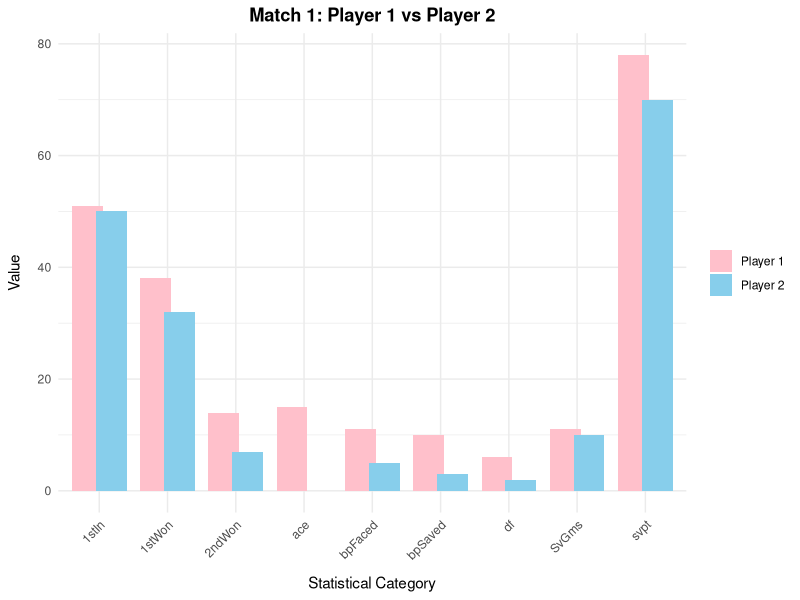
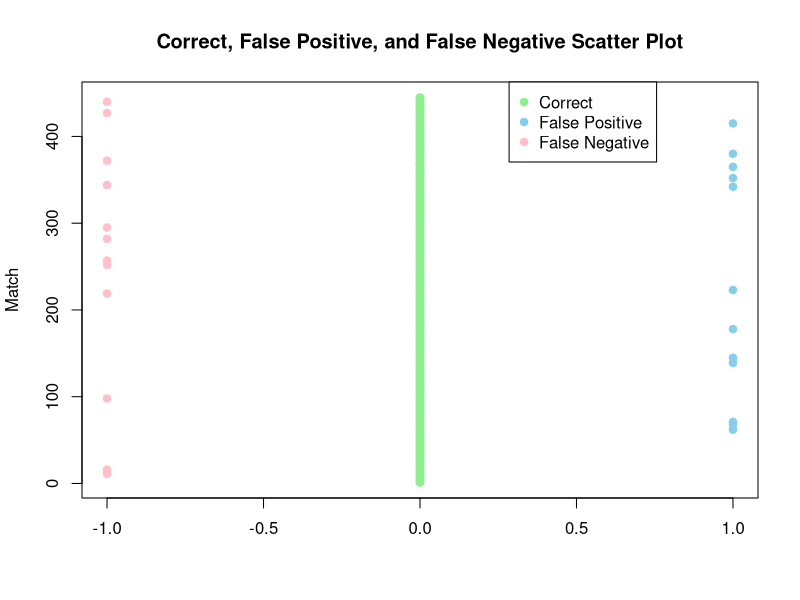
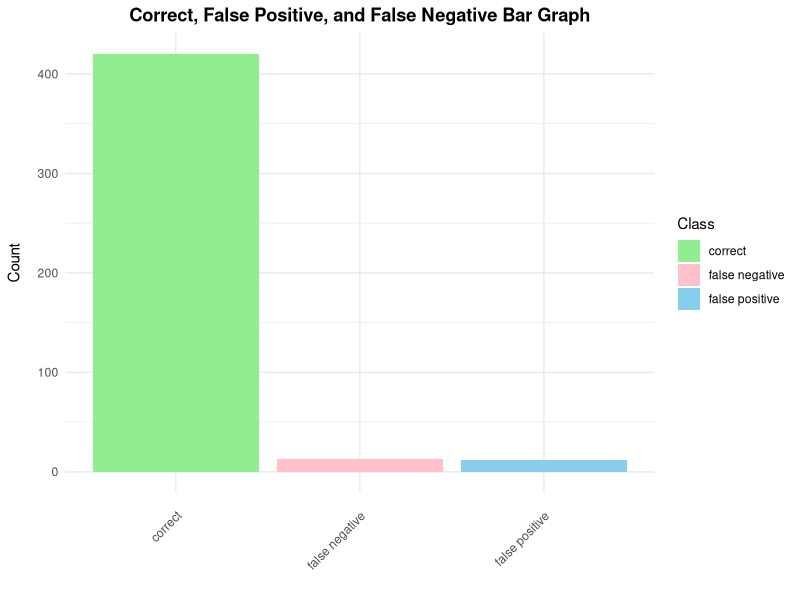
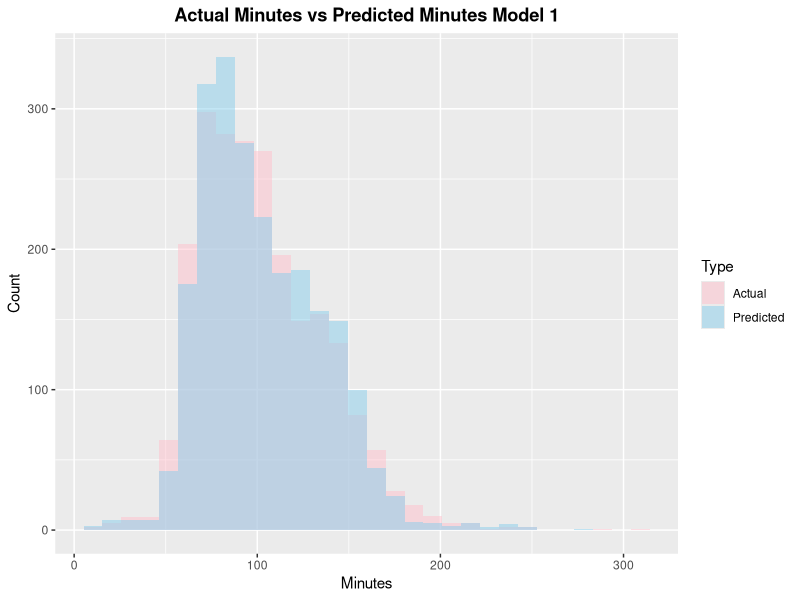
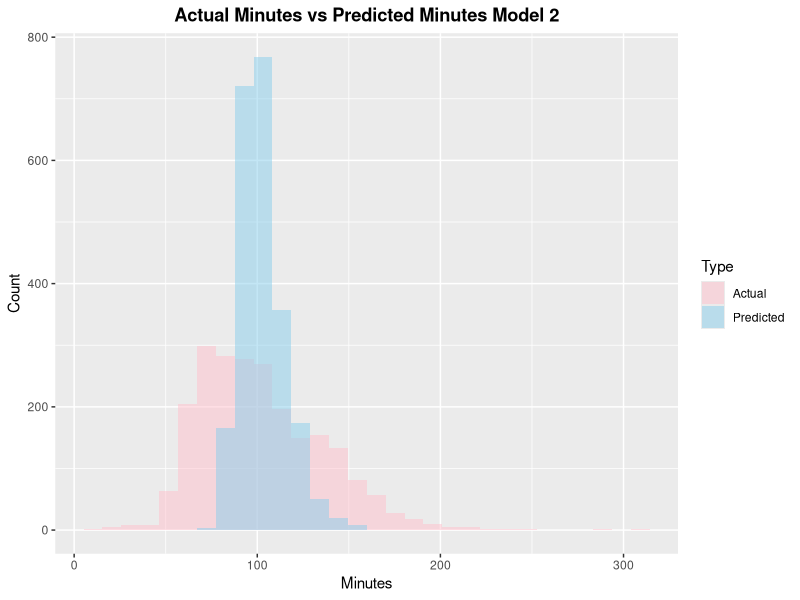

Generate these figures, in order, with R:
## ---- chunk 1
knitr::opts_chunk$set(echo = TRUE)
library(tidyverse)
library(readr)
library(ggplot2)
library(dplyr)
library(kableExtra)
library(modelr)
library(broom)
library(purrr)
## ---- chunk 2
#Function to shuffle winner and loser stats 

data <- read_csv("ATP2016-2019and2022.csv", show_col_types = FALSE) 

set.seed(216)
shuffle_players <- function(row){

  
if (runif(1) > 0.5) {

# Player 1 is the winner

c(row[grep("^w_", names(row))], row[grep("^l_",names(row))], 1)

} else {

# Player 1 is the loser

c(row[grep("^l_", names(row))], row[grep("^w_",names(row))], 0)

}
}
  
#Apply the transformation

transformed_data <-data.frame(t(apply(data, 1, shuffle_players)))

# Rename columns

colnames(transformed_data) <-c(sub("w_","player1_", colnames(data)[grep("^w_", colnames(data))]), sub("l_",

"player2_", colnames(data)[grep("^l_", colnames(data))]),"player1_won")

for(col in names(transformed_data)){
  transformed_data[[col]] = as.numeric(transformed_data[[col]])
}

final_data = transformed_data %>% 
  mutate(minutes = data$minutes)
#Data Table (Remember change echo to F)

## ---- chunk 3

head(final_data, 5) %>%
  kbl() %>%
  kable_styling(bootstrap_options = c("striped", "hover", "condensed")) %>%
  scroll_box(width = "900px")

## ---- chunk 4

set.seed(216)
categories <- c("ace", "df", "svpt", "1stIn", "1stWon", "2ndWon", "SvGms", "bpSaved", "bpFaced")

values <- c(final_data$player1_ace[1],final_data$player1_df[1],final_data$player1_svpt[1],final_data$player1_1stIn[1],final_data$player1_1stWon[1],final_data$player1_2ndWon[1],final_data$player1_SvGms[1],final_data$player1_bpSaved[1],final_data$player1_bpFaced[1],final_data$player2_ace[1],final_data$player2_df[1],final_data$player2_svpt[1], final_data$player2_1stIn[1],final_data$player2_1stWon[1], final_data$player2_2ndWon[1], final_data$player2_SvGms[1], final_data$player2_bpSaved[1], final_data$player2_bpFaced[1])

bar_plot_data <- data.frame(
  Category = categories,
  Values = values,
  Type = c("Player 1","Player 1","Player 1","Player 1","Player 1","Player 1","Player 1","Player 1","Player 1","Player 2","Player 2","Player 2","Player 2","Player 2","Player 2","Player 2","Player 2","Player 2")
)

ggplot(bar_plot_data, aes(x = Category, y = values, fill = Type)) +
  geom_bar(stat = "identity", position = position_dodge(width = 0.7)) +
  labs(
    title = "Match 1: Player 1 vs Player 2",
    x = "Statistical Category",
    y = "Value"
  ) +
  scale_fill_manual(values = c("Player 1" = "pink", "Player 2" = "skyblue"), name = NULL) +
  theme_minimal() +
  theme(
    axis.text.x = element_text(angle = 45, hjust = 1),
    axis.title.x = element_text(margin = margin(t = 10)),  # Increase space above x-axis title
    axis.title.y = element_text(margin = margin(r = 10)),  # Increase space to the right of y-axis title
    plot.title = element_text(hjust = 0.5, face = "bold")  # Center and bold title
  )



## ---- chunk 5
set.seed(216)

transformed_data$split = sample(x=c("TRAIN","TEST"),replace=T,size = 14472,prob=c(0.8,0.2))
TRAIN = filter(transformed_data, split == "TRAIN")
TEST = filter(transformed_data, split == "TEST")

sample.in=sample(1:dim(TRAIN)[1],
size=floor(0.8*dim(TRAIN)[1]))

TRAIN.IN=na.omit(TRAIN[sample.in,
-c(20)])

TRAIN.OUT=na.omit(TRAIN[-sample.in,
-c(20)])

TRAIN.IN=na.omit(TRAIN.IN[sample.in,
-c(3,7,12,16)])

TRAIN.OUT=na.omit(TRAIN.OUT[-sample.in,
-c(3,7,12,16)])

logmod1 = glm(player1_won ~ .^3, family = "binomial", data = TRAIN.IN)
arrange(tidy(logmod1)[, c("term", "estimate", "p.value")], p.value)

logmod2 = glm(player1_won ~ .*., family = "binomial", data = TRAIN.IN)
arrange(tidy(logmod2)[, c("term", "estimate", "p.value")], p.value)

logmod3 = glm(player1_won ~ ., family = "binomial", data = TRAIN.IN)
arrange(tidy(logmod3)[, c("term", "estimate", "p.value")], p.value)

logmod4 = step(logmod3, direction = "backward")
summary(logmod4)

nullmod = glm(player1_won~1, data = TRAIN.IN, family = "binomial")
logmod5 = step(nullmod, scope = list(lower=nullmod,upper = logmod3), direction = "forward")

TRAIN.OUT2 = TRAIN.OUT %>%
  mutate(p1 = predict(logmod1, newdata=TRAIN.OUT, type="response"),
         p2 = predict(logmod2, newdata=TRAIN.OUT, type="response"),
         p3 = predict(logmod3, newdata=TRAIN.OUT, type="response"),
         p4 = predict(logmod4, newdata=TRAIN.OUT, type="response")) %>%
  select(player1_won, p1, p2, p3, p4) %>%
  mutate(s1 = ifelse(p1<0.5, 0, 1),
         s2 = ifelse(p1<0.5, 0, 1),
         s3 = ifelse(p1<0.5, 0, 1),
         s4 = ifelse(p1<0.5, 0, 1)) %>%
  na.omit() %>%
  mutate(class = ifelse(player1_won == s4, "correct", ifelse(player1_won < s4, "false positive", "false negative")))

RESULTS1 = table(TRAIN.OUT2$player1_won, TRAIN.OUT2$s1) %>%
  prop.table()
RESULTS2 = table(TRAIN.OUT2$player1_won, TRAIN.OUT2$s2) %>%
  prop.table()
RESULTS3 = table(TRAIN.OUT2$player1_won, TRAIN.OUT2$s3) %>%
  prop.table()
RESULTS4 = table(TRAIN.OUT2$player1_won, TRAIN.OUT2$s4) %>%
  prop.table()

RESULTS1
## ---- chunk 6
actual.1 <- TRAIN.OUT2$player1_won
predicted.1 <- TRAIN.OUT2$s1
rmse.1 <- sqrt(mean((actual.1 - predicted.1)^2, na.rm = TRUE))
print(paste("Out-of-sample RMSE:", rmse.1))

TRAIN.OUT3 = TRAIN.OUT2 %>%
  group_by(class) %>%
  summarise(count = n())
## ---- chunk 7

true_labels <- TRAIN.OUT2$player1_won  # Example true labels
predicted_labels <- TRAIN.OUT2$s1  # Example predicted labels


correct <- which(true_labels == predicted_labels)
false_positive <- which(true_labels == 0 & predicted_labels == 1)
false_negative <- which(true_labels == 1 & predicted_labels == 0)


plot(rep(0, length(correct)), correct, col = 'lightgreen', ylim = c(1, length(true_labels)),
     xlim = c(-1, 1), ylab = 'Match', xlab = '', main = 'Correct, False Positive, and False Negative Scatter Plot', pch = 19)
points(rep(1, length(false_positive)), false_positive, col = 'skyblue', pch = 19)
points(rep(-1, length(false_negative)), false_negative, col = 'pink', pch = 19)




legend('topright',legend = c('Correct', 'False Positive', 'False Negative'),
       col = c('lightgreen', 'skyblue', 'pink'), pch = 19, xpd = TRUE, inset = c(0.15, 0))

## ---- chunk 8
TRAIN.OUT3 = TRAIN.OUT2 %>%
  group_by(class) %>%
  summarise(count = n())

ggplot(TRAIN.OUT3, aes(x = class, y = count, fill = class)) +
  geom_bar(stat = "identity", position = position_dodge(width = 0.7)) +
  labs(title = "Correct, False Positive, and False Negative Bar Graph",  # Centered and bold title
       x = "",  # Empty x-axis label
       y = "Count") +
  guides(fill = guide_legend(title = "Class")) +
  scale_fill_manual(values = c("correct" = "lightgreen", "false negative" = "pink", "false positive" = "skyblue")) +
  theme_minimal() +
  theme(
    plot.title = element_text(hjust = 0.5, face = "bold"),  # Center and bold title
    axis.text.x = element_text(angle = 45, hjust = 1, margin = margin(t = 10)),  # Add space above x-axis labels
    axis.title.y = element_text(margin = margin(r = 10))  # Add space to the right of y-axis label
  )


## ---- chunk 9
ERROR.RESULTS = tibble(
  Model = c("3 Way", "2 Way", "1 Way"),
  Sensitivity = c(RESULTS1[1,1]/sum(RESULTS1[1,]), RESULTS2[1,1]/sum(RESULTS2[1,]),
                  RESULTS3[1,1]/sum(RESULTS3[1,])),
  Specificity = c(RESULTS1[2,2]/sum(RESULTS1[2,]), RESULTS2[2,2]/sum(RESULTS2[2,]),
                  RESULTS3[2,2]/sum(RESULTS3[2,])),
  FPR = c(RESULTS1[2,1]/sum(RESULTS1[2,]), RESULTS2[2,1]/sum(RESULTS2[2,]), 
          RESULTS3[2,1]/sum(RESULTS3[2,])),
  FNR = c(RESULTS1[1,2]/sum(RESULTS1[1,]), RESULTS2[1,2]/sum(RESULTS2[1,]), 
          RESULTS3[1,2]/sum(RESULTS3[1,]))
)

ERROR.RESULTS %>%
  kbl() %>%
  kable_styling(bootstrap_options = c("striped", "hover", "condensed"))

## ---- chunk 10

transformed_data_2 = data %>%
  filter(tourney_level != "G") %>%
  select("minutes", "w_ace", "w_df", "w_svpt", "w_1stIn", "w_1stWon", "w_2ndWon", "w_SvGms", "w_bpSaved", "l_ace", "l_df", "l_svpt", "l_1stIn", "l_1stWon", "l_2ndWon", "l_SvGms", "l_bpSaved", "l_bpFaced", "winner_rank", "winner_rank_points", "loser_rank", "loser_rank_points") %>%
  mutate(ace_diff = abs(w_ace - l_ace), df_diff = abs(w_df-l_df), svpt_diff = abs(w_svpt-l_svpt), 
         diff_1stIn = abs(w_1stIn-l_1stIn), diff_1stWon = abs(w_1stWon-l_1stWon), 
         diff_2ndWon = abs(w_2ndWon-l_2ndWon), SvGms_diff = abs(w_SvGms-l_SvGms), 
         bpSaved_diff = abs(w_bpSaved-l_bpSaved), rank_diff = abs(winner_rank-loser_rank), 
         rank_points_diff = abs(winner_rank_points-loser_rank_points)) %>%
  select(minutes, ace_diff, df_diff, svpt_diff, diff_1stIn, diff_1stWon, diff_2ndWon, SvGms_diff, bpSaved_diff, 
           rank_diff, rank_points_diff) %>%
  na.omit()
## ---- chunk 11
set.seed(216)

transformed_data_2$split = sample(x=c("TRAIN","TEST"),replace=T,size = 11337,prob=c(0.8,0.2))
TRAIN = filter(transformed_data_2, split == "TRAIN")
TEST = filter(transformed_data_2, split == "TEST")

sample.in=sample(1:dim(TRAIN)[1],
size=floor(0.8*dim(TEST)[1]))

linmod1 = lm(minutes ~ ace_diff+df_diff+svpt_diff+diff_1stIn+diff_1stWon+diff_2ndWon+SvGms_diff+bpSaved_diff
             +rank_diff+rank_points_diff, data = TRAIN)
arrange(tidy(linmod1)[, c("term", "estimate", "p.value")], p.value)

#linmod2 = step(linmod1, direction = "backward")
#summary(linmod2)

nullmod = lm(minutes~1, data = TRAIN)
linmod3 = step(nullmod, scope = list(lower=nullmod,upper = linmod1), direction = "forward")

linmod2 = lm(minutes ~ diff_1stIn + ace_diff + diff_2ndWon + bpSaved_diff + df_diff + SvGms_diff +
               diff_1stWon + svpt_diff, data = TRAIN)
arrange(tidy(linmod2)[, c("term", "estimate", "p.value")], p.value)

TEST2 = TEST %>% 
  add_predictions(linmod2,var="linpred") %>%
  add_residuals(linmod2,var="linres")

MAE.func = function(resid_vect){
  return(mean(abs(resid_vect)))
}

MAE.func(TEST2$linres)
## ---- chunk 12
transformed_data_3 = data %>%
  filter(tourney_level != "G") %>%
  select("minutes", "w_ace", "w_df", "w_svpt", "w_1stIn", "w_1stWon", "w_2ndWon", "w_SvGms", "w_bpSaved", "l_ace", "l_df", "l_svpt", "l_1stIn", "l_1stWon", "l_2ndWon", "l_SvGms", "l_bpSaved", "l_bpFaced", "winner_rank", "winner_rank_points", "loser_rank", "loser_rank_points") %>%
  na.omit()


set.seed(216)

transformed_data_3$split = sample(x=c("TRAIN","TEST"),replace=T,size = 11337,prob=c(0.8,0.2))
TRAIN.TWO = filter(transformed_data_3, split == "TRAIN")
TEST.TWO = filter(transformed_data_3, split == "TEST")

sample.in=sample(1:dim(TRAIN.TWO)[1],
size=floor(0.8*dim(TEST.TWO)[1]))


linmod4 = lm(minutes ~ w_ace + w_df + w_svpt + w_1stIn + w_1stWon + w_2ndWon + w_SvGms +
             w_bpSaved + l_ace + l_df + l_svpt + l_1stIn + l_1stWon + l_2ndWon + l_SvGms + 
               l_bpSaved + l_bpFaced + winner_rank + winner_rank_points + loser_rank + 
               loser_rank_points, data = TRAIN.TWO)
arrange(tidy(linmod4)[, c("term", "estimate", "p.value")], p.value)

nullmod = lm(minutes~1, data = TRAIN.TWO)
linmod5 = step(nullmod, scope = list(lower=nullmod,upper = linmod4), direction = "forward")

linmod6 = lm(minutes ~ w_svpt + l_svpt + w_ace + l_ace + loser_rank_points + winner_rank_points + 
               l_SvGms + l_df + w_1stWon + w_df + w_2ndWon + l_2ndWon + w_bpSaved + loser_rank, data = TRAIN.TWO)
arrange(tidy(linmod6)[, c("term", "estimate", "p.value")], p.value)

TEST.TWO2 = TEST.TWO %>% 
  add_predictions(linmod6,var="linpred") %>%
  add_residuals(linmod6,var="linres")

MAE.func(TEST.TWO2$linres)
## ---- chunk 13

ggplot(data = TEST.TWO2) +   
  geom_histogram(aes(minutes, fill = "Actual"), alpha = 0.5, bins = 30) +   
  geom_histogram(aes(linpred, fill = "Predicted"), alpha = 0.5, bins = 30) +   
  labs(
    title = "Actual Minutes vs Predicted Minutes Model 1",
    x = "Minutes",
    y = "Count"
  ) + 
  scale_fill_manual(
    values = c("Actual" = "pink", "Predicted" = "skyblue"),
    name = "Type"
  ) +
  theme(
    plot.title = element_text(hjust = 0.5, face = "bold")  # Center and bold title
  )


## ---- chunk 14

ggplot(data = TEST2) +
  geom_histogram(aes(minutes, fill = "Actual"), alpha = 0.5, bins = 30) +
  geom_histogram(aes(linpred, fill = "Predicted"), alpha = 0.5, bins = 30) +
  labs(
    title = "Actual Minutes vs Predicted Minutes Model 2",
    x = "Minutes",
    y = "Count"
  ) +
  scale_fill_manual(
    values = c("Actual" = "pink", "Predicted" = "skyblue"),
    name = "Type"
  ) +
  theme(
    plot.title = element_text(hjust = 0.5, face = "bold")  # Center and bold title
  )

## ---- chunk 15

MAE.TABLE <- data.frame(
  Model = c("Model 1", "Model 2"), 
  MAE = c(MAE.func(TEST.TWO2$linres), 
          MAE.func(TEST2$linres)) 
)

MAE.TABLE %>%
  kbl() %>%
  kable_styling(bootstrap_options = c("striped", "hover", "condensed"), full_width = FALSE) %>%
  column_spec(1, width = "2.5cm") %>%  # Adjust the width of the first column
  column_spec(2, width = "2.5cm")     # Adjust the width of the second column
